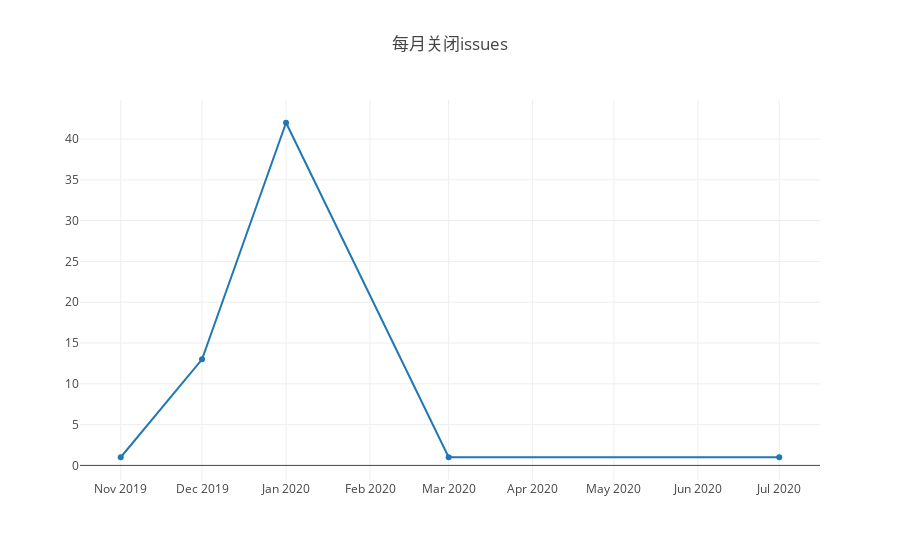

Source (notebook cell):
### Code cell
all = all.filter(x=>x.year>2015).sort((a,b)=>{
    return 12*a.year+a.month-12*b.year-b.month
})
openDigger.render.plotly([{
        x: all.map(d => d.year.toString()+'-'+d.month.toString()),
        y: all.map(d => d.count),
        name: '关闭issues',mode: 'scatter'
    }], {title: `每月关闭issues`, xasix: { type: 'category' } })

### Figure 1 — Plotly figure (JSON) as saved in the notebook; plotly's stock layout.template omitted (floating-point values rounded to 4 significant figures)
{"data": [{"mode": "scatter", "name": "关闭issues", "x": ["2019-11", "2019-12", "2020-1", "2020-3", "2020-7"], "y": ["1", "13", "42", "1", "1"]}], "layout": {"autosize": true, "title": {"text": "每月关闭issues"}, "xasix": {"type": "category"}, "xaxis": {"autorange": true, "range": ["2019-10-17 10:03:18.3344", "2020-07-15 13:56:41.6656"], "type": "date"}, "yaxis": {"autorange": true, "range": [-2.383, 45.38], "type": "linear"}}}
